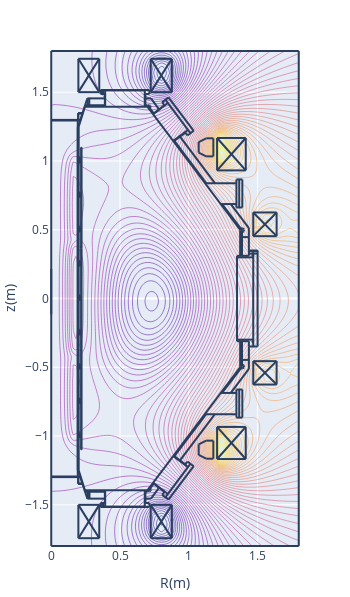

This figure's notebook cell:
### Code cell
# calculate plasma equilibrium
cond = sb.calc_equilibrium(condition, verbose=1)

### Figure 1 — Plotly figure (JSON) as saved in the notebook; plotly's stock layout.template omitted (floating-point values rounded to 4 significant figures; data arrays with more than 128 entries replaced by an {"elided": "..."} marker saying what was removed)
{"data": [{"contours": {"coloring": "lines"}, "dx": 0.02, "dy": 0.02, "ncontours": 100, "showscale": false, "type": "contour", "x0": 0, "y0": -1.8, "z": {"elided": "181x91 float values"}}], "layout": {"height": 597.3, "margin": {"autoexpand": false, "b": 50, "l": 50, "r": 50, "t": 50}, "shapes": [{"type": "line", "x0": 0.2652, "x1": 0.2652, "y0": -1.406, "y1": -1.455}, {"type": "line", "x0": 0.2766, "x1": 0.2766, "y0": -1.406, "y1": -1.455}, {"type": "line", "x0": 0.1927, "x1": 0.1927, "y0": -1.299, "y1": 1.299}, {"type": "line", "x0": 0.1927, "x1": 0.1927, "y0": -1.249, "y1": 1.249}, {"type": "line", "x0": 0.195, "x1": 0.195, "y0": -1.251, "y1": 1.249}, {"type": "line", "x0": 0.1995, "x1": 0.1995, "y0": -1.249, "y1": 1.249}, {"type": "line", "x0": 1.376, "x1": 0.7005, "y0": 0.4965, "y1": 1.394}, {"type": "line", "x0": 0.2199, "x1": 0.2199, "y0": 0.3695, "y1": 1.099}, {"type": "line", "x0": 0.2176, "x1": 0.2176, "y0": 0.3695, "y1": 1.099}, {"type": "line", "x0": 1.376, "x1": 0.7005, "y0": -0.4965, "y1": -1.394}, {"type": "line", "x0": 0.2176, "x1": 0.2176, "y0": -0.3695, "y1": -1.099}, {"type": "line", "x0": 0.2199, "x1": 0.2199, "y0": -0.3695, "y1": -1.099}, {"type": "line", "x0": 0.1995, "x1": 0.2448, "y0": -1.249, "y1": -1.394}, {"type": "line", "x0": 0.1972, "x1": 0.1972, "y0": -1.299, "y1": -1.344}, {"type": "line", "x0": 0.195, "x1": 0.195, "y0": -1.299, "y1": -1.349}, {"type": "line", "x0": 0.195, "x1": 0.229, "y0": -1.349, "y1": -1.349}, {"type": "line", "x0": 0.195, "x1": 0.2267, "y0": -1.344, "y1": -1.344}, {"type": "line", "x0": 0.1995, "x1": 0.1995, "y0": -0.9975, "y1": -0.9748}, {"type": "line", "x0": 0.2086, "x1": 0.2086, "y0": -1.009, "y1": -0.9907}, {"type": "line", "x0": 0.2086, "x1": 0.2086, "y0": -1.009, "y1": -0.9929}, {"type": "line", "x0": 0.2063, "x1": 0.2063, "y0": -1.011, "y1": -0.9748}, {"type": "line", "x0": 0, "x1": 0.2108, "y0": -1.294, "y1": -1.294}, {"type": "line", "x0": 0, "x1": 0.2131, "y0": -1.299, "y1": -1.299}, {"type": "line", "x0": 0.1995, "x1": 0.1995, "y0": -1.011, "y1": -1.002}, {"type": "line", "x0": 0.2063, "x1": 0.2086, "y0": -1.007, "y1": -1.007}, {"type": "line", "x0": 0.2086, "x1": 0.2086, "y0": -1.004, "y1": -1.004}, {"type": "line", "x0": 0.2086, "x1": 0.2176, "y0": -1.009, "y1": -1.009}, {"type": "line", "x0": 0.1995, "x1": 0.2063, "y0": -1.011, "y1": -1.011}, {"type": "line", "x0": 0.2199, "x1": 0.2176, "y0": -1.099, "y1": -1.099}, {"type": "line", "x0": 0.2063, "x1": 0.2086, "y0": -0.9929, "y1": -0.9929}, {"type": "line", "x0": 0.2086, "x1": 0.2086, "y0": -0.9975, "y1": -0.9975}, {"type": "line", "x0": 0.2086, "x1": 0.2176, "y0": -0.9929, "y1": -0.9929}, {"type": "line", "x0": 0.2086, "x1": 0.2176, "y0": -0.9907, "y1": -0.9907}, {"type": "line", "x0": 0.1995, "x1": 0.2063, "y0": -0.9748, "y1": -0.9748}, {"type": "line", "x0": 0.2086, "x1": 0.2176, "y0": -0.7594, "y1": -0.7594}, {"type": "line", "x0": 0.1995, "x1": 0.2063, "y0": -0.7617, "y1": -0.7617}, {"type": "line", "x0": 0.2086, "x1": 0.2086, "y0": -0.7594, "y1": -0.7413}, {"type": "line", "x0": 0.2086, "x1": 0.2086, "y0": -0.7594, "y1": -0.739}, {"type": "line", "x0": 0.1995, "x1": 0.1995, "y0": -0.7617, "y1": -0.7526}, {"type": "line", "x0": 0.2063, "x1": 0.2063, "y0": -0.7617, "y1": -0.7254}, {"type": "line", "x0": 0.1995, "x1": 0.2063, "y0": -0.7254, "y1": -0.7254}, {"type": "line", "x0": 0.2086, "x1": 0.2176, "y0": -0.739, "y1": -0.739}, {"type": "line", "x0": 0.2086, "x1": 0.2176, "y0": -0.7413, "y1": -0.7413}, {"type": "line", "x0": 0.2086, "x1": 0.2086, "y0": -0.7526, "y1": -0.7526}, {"type": "line", "x0": 0.2063, "x1": 0.2086, "y0": -0.7572, "y1": -0.7572}, {"type": "line", "x0": 0.2086, "x1": 0.2086, "y0": -0.7458, "y1": -0.7458}, {"type": "line", "x0": 0.2063, "x1": 0.2086, "y0": -0.7436, "y1": -0.7436}, {"type": "line", "x0": 0.1995, "x1": 0.1995, "y0": -0.7481, "y1": -0.7254}, {"type": "line", "x0": 0.3582, "x1": 0.7141, "y0": -1.517, "y1": -1.517}, {"type": "line", "x0": 0.3854, "x1": 0.6869, "y0": -1.514, "y1": -1.514}, {"type": "line", "x0": 0.3854, "x1": 0.6869, "y0": -1.514, "y1": -1.514}, {"type": "line", "x0": 0.2426, "x1": 0.7096, "y0": -1.394, "y1": -1.394}, {"type": "line", "x0": 0.3922, "x1": 0.3922, "y0": -1.514, "y1": -1.394}, {"type": "line", "x0": 0.3582, "x1": 0.3582, "y0": -1.517, "y1": -1.487}, {"type": "line", "x0": 0.3786, "x1": 0.3786, "y0": -1.517, "y1": -1.487}, {"type": "line", "x0": 0.3695, "x1": 0.3695, "y0": -1.517, "y1": -1.487}, {"type": "line", "x0": 0.3831, "x1": 0.3831, "y0": -1.517, "y1": -1.512}, {"type": "line", "x0": 0.3831, "x1": 0.3854, "y0": -1.512, "y1": -1.514}, {"type": "line", "x0": 0.3854, "x1": 0.3854, "y0": -1.514, "y1": -1.514}, {"type": "line", "x0": 0.3899, "x1": 0.263, "y0": -1.455, "y1": -1.455}, {"type": "line", "x0": 0.3582, "x1": 0.3899, "y0": -1.487, "y1": -1.487}, {"type": "line", "x0": 0.2471, "x1": 0.3899, "y0": -1.406, "y1": -1.406}, {"type": "line", "x0": 0.2766, "x1": 0.2766, "y0": -1.455, "y1": -1.406}, {"type": "line", "x0": 0.2652, "x1": 0.2652, "y0": -1.455, "y1": -1.406}, {"type": "line", "x0": 0.2584, "x1": 0.263, "y0": -1.444, "y1": -1.455}, {"type": "line", "x0": 0.2426, "x1": 0.2448, "y0": -1.394, "y1": -1.392}, {"type": "line", "x0": 0.3899, "x1": 0.3899, "y0": -1.487, "y1": -1.394}, {"type": "line", "x0": 0.6801, "x1": 0.6801, "y0": -1.514, "y1": -1.394}, {"type": "line", "x0": 0.7141, "x1": 0.7141, "y0": -1.517, "y1": -1.487}, {"type": "line", "x0": 0.6914, "x1": 0.6914, "y0": -1.517, "y1": -1.512}, {"type": "line", "x0": 0.6914, "x1": 0.6869, "y0": -1.512, "y1": -1.514}, {"type": "line", "x0": 0.6869, "x1": 0.6869, "y0": -1.514, "y1": -1.514}, {"type": "line", "x0": 0.6846, "x1": 0.6846, "y0": -1.487, "y1": -1.394}, {"type": "line", "x0": 0.6846, "x1": 0.7141, "y0": -1.487, "y1": -1.487}, {"type": "line", "x0": 0.7254, "x1": 0.6846, "y0": -1.455, "y1": -1.455}, {"type": "line", "x0": 0.7118, "x1": 0.705, "y0": -1.392, "y1": -1.387}, {"type": "line", "x0": 0.7055, "x1": 0.715, "y0": -1.4, "y1": -1.402}, {"type": "line", "x0": 0.715, "x1": 0.7223, "y0": -1.402, "y1": -1.397}, {"type": "line", "x0": 0.7223, "x1": 0.7248, "y0": -1.397, "y1": -1.389}, {"type": "line", "x0": 0.7248, "x1": 0.7198, "y0": -1.389, "y1": -1.381}, {"type": "line", "x0": 0.6846, "x1": 0.7005, "y0": -1.406, "y1": -1.406}, {"type": "line", "x0": 0.2199, "x1": 0.2199, "y0": -0.3627, "y1": 0.3627}, {"type": "line", "x0": 0.2176, "x1": 0.2176, "y0": -0.3627, "y1": 0.3627}, {"type": "line", "x0": 0.1995, "x1": 0.1995, "y0": -0.4965, "y1": -0.4761}, {"type": "line", "x0": 0.2063, "x1": 0.2063, "y0": -0.5123, "y1": -0.4761}, {"type": "line", "x0": 0.1995, "x1": 0.1995, "y0": -0.5123, "y1": -0.5033}, {"type": "line", "x0": 0.2086, "x1": 0.2086, "y0": -0.5101, "y1": -0.4897}, {"type": "line", "x0": 0.2086, "x1": 0.2086, "y0": -0.5101, "y1": -0.4919}, {"type": "line", "x0": 0.2086, "x1": 0.2176, "y0": -0.5101, "y1": -0.5101}, {"type": "line", "x0": 0.2063, "x1": 0.2086, "y0": -0.4942, "y1": -0.4942}, {"type": "line", "x0": 0.2086, "x1": 0.2086, "y0": -0.4965, "y1": -0.4965}, {"type": "line", "x0": 0.2063, "x1": 0.2086, "y0": -0.5055, "y1": -0.5055}, {"type": "line", "x0": 0.2086, "x1": 0.2086, "y0": -0.5033, "y1": -0.5033}, {"type": "line", "x0": 0.2086, "x1": 0.2176, "y0": -0.4919, "y1": -0.4919}, {"type": "line", "x0": 0.2086, "x1": 0.2176, "y0": -0.4897, "y1": -0.4897}, {"type": "line", "x0": 0.1995, "x1": 0.2063, "y0": -0.5123, "y1": -0.5123}, {"type": "line", "x0": 0.1995, "x1": 0.2063, "y0": -0.4761, "y1": -0.4761}, {"type": "line", "x0": 0.2154, "x1": 0.2176, "y0": -0.365, "y1": -0.3627}, {"type": "line", "x0": 0.2206, "x1": 0.2218, "y0": -0.3642, "y1": -0.3614}, {"type": "line", "x0": 0.2199, "x1": 0.2176, "y0": -0.3695, "y1": -0.3695}, {"type": "line", "x0": 0.2176, "x1": 0.2154, "y0": -0.3786, "y1": -0.3786}, {"type": "line", "x0": 0.2154, "x1": 0.2154, "y0": -0.3786, "y1": -0.3695}, {"type": "line", "x0": 0.2176, "x1": 0.2176, "y0": -0.3786, "y1": -0.3695}, {"type": "line", "x0": 0.2169, "x1": 0.2157, "y0": -0.365, "y1": -0.3678}, {"type": "line", "x0": 0.2183, "x1": 0.2177, "y0": -0.3664, "y1": -0.3678}, {"type": "line", "x0": 0.2176, "x1": 0.2199, "y0": -0.3673, "y1": -0.365}, {"type": "line", "x0": 0.2192, "x1": 0.2197, "y0": -0.3628, "y1": -0.3614}, {"type": "line", "x0": 0.1995, "x1": 0.1995, "y0": -0.263, "y1": -0.2516}, {"type": "line", "x0": 0.2063, "x1": 0.2063, "y0": -0.263, "y1": -0.2267}, {"type": "line", "x0": 0.2086, "x1": 0.2086, "y0": -0.2607, "y1": -0.2426}, {"type": "line", "x0": 0.2086, "x1": 0.2086, "y0": -0.2607, "y1": -0.2403}, {"type": "line", "x0": 0.2086, "x1": 0.2176, "y0": -0.2607, "y1": -0.2607}, {"type": "line", "x0": 0.2086, "x1": 0.2086, "y0": -0.2539, "y1": -0.2539}, {"type": "line", "x0": 0.2063, "x1": 0.2086, "y0": -0.2562, "y1": -0.2562}, {"type": "line", "x0": 0.1995, "x1": 0.2063, "y0": -0.263, "y1": -0.263}, {"type": "line", "x0": 0.1995, "x1": 0.1995, "y0": -0.2471, "y1": -0.2267}, {"type": "line", "x0": 0.2086, "x1": 0.2176, "y0": -0.2403, "y1": -0.2403}, {"type": "line", "x0": 0.2086, "x1": 0.2176, "y0": -0.2426, "y1": -0.2426}, {"type": "line", "x0": 0.2086, "x1": 0.2086, "y0": -0.2471, "y1": -0.2471}, {"type": "line", "x0": 0.2063, "x1": 0.2086, "y0": -0.2426, "y1": -0.2426}, {"type": "line", "x0": 0.1995, "x1": 0.2063, "y0": -0.2267, "y1": -0.2267}, {"type": "line", "x0": 0.1995, "x1": 0.2063, "y0": -0.01133, "y1": -0.01133}, {"type": "line", "x0": 0.1995, "x1": 0.2063, "y0": 0.02494, "y1": 0.02494}, {"type": "line", "x0": 0.1995, "x1": 0.1995, "y0": -0.01133, "y1": -0.002267}, {"type": "line", "x0": 0.1995, "x1": 0.1995, "y0": 0.002267, "y1": 0.02494}, {"type": "line", "x0": 0.2063, "x1": 0.2063, "y0": -0.01133, "y1": 0.02494}, {"type": "line", "x0": 0.2086, "x1": 0.2086, "y0": -0.009068, "y1": 0.006801}, {"type": "line", "x0": 0.2086, "x1": 0.2086, "y0": -0.009068, "y1": 0.009068}, {"type": "line", "x0": 0.2086, "x1": 0.2176, "y0": -0.009068, "y1": -0.009068}, {"type": "line", "x0": 0.2086, "x1": 0.2086, "y0": -0.004534, "y1": -0.004534}, {"type": "line", "x0": 0.2063, "x1": 0.2086, "y0": -0.006801, "y1": -0.006801}, {"type": "line", "x0": 0.2086, "x1": 0.2176, "y0": 0.009068, "y1": 0.009068}, {"type": "line", "x0": 0.2086, "x1": 0.2176, "y0": 0.006801, "y1": 0.006801}, {"type": "line", "x0": 0.2086, "x1": 0.2086, "y0": 0.002267, "y1": 0.002267}, {"type": "line", "x0": 0.2063, "x1": 0.2086, "y0": 0.006801, "y1": 0.006801}, {"type": "line", "x0": 0.2176, "x1": 0.2176, "y0": 0.3786, "y1": 0.3695}, {"type": "line", "x0": 0.2154, "x1": 0.2154, "y0": 0.3786, "y1": 0.3695}, {"type": "line", "x0": 0.1995, "x1": 0.1995, "y0": 0.2516, "y1": 0.2743}, {"type": "line", "x0": 0.2063, "x1": 0.2063, "y0": 0.238, "y1": 0.2743}, {"type": "line", "x0": 0.2086, "x1": 0.2086, "y0": 0.2403, "y1": 0.2607}, {"type": "line", "x0": 0.1995, "x1": 0.2063, "y0": 0.238, "y1": 0.238}, {"type": "line", "x0": 0.1995, "x1": 0.1995, "y0": 0.238, "y1": 0.2471}, {"type": "line", "x0": 0.2063, "x1": 0.2086, "y0": 0.2562, "y1": 0.2562}, {"type": "line", "x0": 0.2086, "x1": 0.2086, "y0": 0.2539, "y1": 0.2539}, {"type": "line", "x0": 0.2086, "x1": 0.2176, "y0": 0.2584, "y1": 0.2584}, {"type": "line", "x0": 0.2063, "x1": 0.2086, "y0": 0.2426, "y1": 0.2426}, {"type": "line", "x0": 0.2086, "x1": 0.2086, "y0": 0.2471, "y1": 0.2471}, {"type": "line", "x0": 0.2086, "x1": 0.2176, "y0": 0.2403, "y1": 0.2403}, {"type": "line", "x0": 0.2086, "x1": 0.2086, "y0": 0.2403, "y1": 0.2584}, {"type": "line", "x0": 0.2086, "x1": 0.2176, "y0": 0.2607, "y1": 0.2607}, {"type": "line", "x0": 0.1995, "x1": 0.2063, "y0": 0.2743, "y1": 0.2743}, {"type": "line", "x0": 0.2177, "x1": 0.2183, "y0": 0.3696, "y1": 0.3682}, {"type": "line", "x0": 0.2157, "x1": 0.2169, "y0": 0.3696, "y1": 0.3668}, {"type": "line", "x0": 0.2176, "x1": 0.2199, "y0": 0.3673, "y1": 0.365}, {"type": "line", "x0": 0.2218, "x1": 0.2206, "y0": 0.3632, "y1": 0.366}, {"type": "line", "x0": 0.2154, "x1": 0.2176, "y0": 0.365, "y1": 0.3627}, {"type": "line", "x0": 0.2197, "x1": 0.2192, "y0": 0.3632, "y1": 0.3646}, {"type": "line", "x0": 0.2199, "x1": 0.2176, "y0": 0.3695, "y1": 0.3695}, {"type": "line", "x0": 0.2176, "x1": 0.2154, "y0": 0.3786, "y1": 0.3786}, {"type": "line", "x0": 0.1995, "x1": 0.1995, "y0": 0.5033, "y1": 0.5237}, {"type": "line", "x0": 0.1995, "x1": 0.1995, "y0": 0.4874, "y1": 0.4965}, {"type": "line", "x0": 0.2063, "x1": 0.2063, "y0": 0.4874, "y1": 0.5237}, {"type": "line", "x0": 0.2086, "x1": 0.2086, "y0": 0.4897, "y1": 0.5078}, {"type": "line", "x0": 0.2086, "x1": 0.2086, "y0": 0.4897, "y1": 0.5101}, {"type": "line", "x0": 0.2086, "x1": 0.2176, "y0": 0.4897, "y1": 0.4897}, {"type": "line", "x0": 0.2086, "x1": 0.2086, "y0": 0.4965, "y1": 0.4965}, {"type": "line", "x0": 0.2063, "x1": 0.2086, "y0": 0.4942, "y1": 0.4942}, {"type": "line", "x0": 0.2086, "x1": 0.2176, "y0": 0.5101, "y1": 0.5101}, {"type": "line", "x0": 0.2086, "x1": 0.2176, "y0": 0.5078, "y1": 0.5078}, {"type": "line", "x0": 0.2086, "x1": 0.2086, "y0": 0.5033, "y1": 0.5033}, {"type": "line", "x0": 0.2063, "x1": 0.2086, "y0": 0.5055, "y1": 0.5055}, {"type": "line", "x0": 0.1995, "x1": 0.2063, "y0": 0.4874, "y1": 0.4874}, {"type": "line", "x0": 0.1995, "x1": 0.2063, "y0": 0.5237, "y1": 0.5237}, {"type": "line", "x0": 1.501, "x1": 1.501, "y0": 0.3491, "y1": -0.3491}, {"type": "line", "x0": 1.351, "x1": 1.351, "y0": 0.3106, "y1": -0.3106}, {"type": "line", "x0": 1.469, "x1": 1.469, "y0": 0.3491, "y1": -0.3491}, {"type": "line", "x0": 1.387, "x1": 1.387, "y0": -0.3106, "y1": -0.4965}, {"type": "line", "x0": 1.374, "x1": 1.374, "y0": -0.3106, "y1": -0.4965}, {"type": "line", "x0": 1.462, "x1": 1.462, "y0": -0.3196, "y1": -0.3106}, {"type": "line", "x0": 1.437, "x1": 1.437, "y0": -0.3106, "y1": -0.3491}, {"type": "line", "x0": 1.437, "x1": 1.501, "y0": -0.3491, "y1": -0.3491}, {"type": "line", "x0": 1.437, "x1": 1.437, "y0": -0.3491, "y1": -0.5123}, {"type": "line", "x0": 1.379, "x1": 1.392, "y0": -0.5069, "y1": -0.5093}, {"type": "line", "x0": 1.392, "x1": 1.402, "y0": -0.5093, "y1": -0.4997}, {"type": "line", "x0": 1.402, "x1": 1.4, "y0": -0.4997, "y1": -0.4862}, {"type": "line", "x0": 1.4, "x1": 1.388, "y0": -0.4862, "y1": -0.48}, {"type": "line", "x0": 1.374, "x1": 1.374, "y0": -0.4965, "y1": -0.4987}, {"type": "line", "x0": 1.383, "x1": 1.378, "y0": -0.501, "y1": -0.4965}, {"type": "line", "x0": 1.387, "x1": 1.437, "y0": -0.4466, "y1": -0.4466}, {"type": "line", "x0": 1.462, "x1": 1.469, "y0": -0.3196, "y1": -0.3196}, {"type": "line", "x0": 1.351, "x1": 1.469, "y0": -0.2992, "y1": -0.2992}, {"type": "line", "x0": 1.351, "x1": 1.437, "y0": -0.3106, "y1": -0.3106}, {"type": "line", "x0": 1.462, "x1": 1.469, "y0": -0.3106, "y1": -0.3106}, {"type": "line", "x0": 1.437, "x1": 1.437, "y0": 0.5123, "y1": 0.3514}, {"type": "line", "x0": 1.387, "x1": 1.387, "y0": 0.4965, "y1": 0.3106}, {"type": "line", "x0": 1.374, "x1": 1.374, "y0": 0.4965, "y1": 0.3106}, {"type": "line", "x0": 1.437, "x1": 1.501, "y0": 0.3491, "y1": 0.3491}, {"type": "line", "x0": 1.501, "x1": 1.437, "y0": 0.3264, "y1": 0.3264}, {"type": "line", "x0": 1.501, "x1": 1.437, "y0": 0.3446, "y1": 0.3446}, {"type": "line", "x0": 1.351, "x1": 1.469, "y0": 0.2992, "y1": 0.2992}, {"type": "line", "x0": 1.351, "x1": 1.437, "y0": 0.3106, "y1": 0.3106}, {"type": "line", "x0": 1.462, "x1": 1.462, "y0": 0.3196, "y1": 0.3106}, {"type": "line", "x0": 1.437, "x1": 1.437, "y0": 0.3514, "y1": 0.3106}, {"type": "line", "x0": 1.462, "x1": 1.469, "y0": 0.3106, "y1": 0.3106}, {"type": "line", "x0": 1.462, "x1": 1.469, "y0": 0.3196, "y1": 0.3196}, {"type": "line", "x0": 1.388, "x1": 1.4, "y0": 0.4818, "y1": 0.488}, {"type": "line", "x0": 1.4, "x1": 1.402, "y0": 0.488, "y1": 0.5015}, {"type": "line", "x0": 1.402, "x1": 1.392, "y0": 0.5015, "y1": 0.5111}, {"type": "line", "x0": 1.392, "x1": 1.379, "y0": 0.5111, "y1": 0.5088}, {"type": "line", "x0": 1.387, "x1": 1.437, "y0": 0.4466, "y1": 0.4466}, {"type": "line", "x0": 1.374, "x1": 1.374, "y0": 0.4965, "y1": 0.4987}, {"type": "line", "x0": 1.383, "x1": 1.378, "y0": 0.501, "y1": 0.4965}, {"type": "line", "x0": 0.1995, "x1": 0.2448, "y0": 1.249, "y1": 1.394}, {"type": "line", "x0": 0.1995, "x1": 0.1995, "y0": 0.7526, "y1": 0.773}, {"type": "line", "x0": 0.2063, "x1": 0.2063, "y0": 0.7368, "y1": 0.773}, {"type": "line", "x0": 0.1995, "x1": 0.1995, "y0": 0.7368, "y1": 0.7481}, {"type": "line", "x0": 0.2063, "x1": 0.2086, "y0": 0.7572, "y1": 0.7572}, {"type": "line", "x0": 0.2086, "x1": 0.2086, "y0": 0.7526, "y1": 0.7526}, {"type": "line", "x0": 0.2063, "x1": 0.2086, "y0": 0.7436, "y1": 0.7436}, {"type": "line", "x0": 0.2086, "x1": 0.2086, "y0": 0.7458, "y1": 0.7458}, {"type": "line", "x0": 0.2086, "x1": 0.2086, "y0": 0.739, "y1": 0.7594}, {"type": "line", "x0": 0.2086, "x1": 0.2086, "y0": 0.739, "y1": 0.7572}, {"type": "line", "x0": 0.2086, "x1": 0.2176, "y0": 0.739, "y1": 0.739}, {"type": "line", "x0": 0.2086, "x1": 0.2176, "y0": 0.7572, "y1": 0.7572}, {"type": "line", "x0": 0.2086, "x1": 0.2176, "y0": 0.7594, "y1": 0.7594}, {"type": "line", "x0": 0.1995, "x1": 0.2063, "y0": 0.7368, "y1": 0.7368}, {"type": "line", "x0": 0.1995, "x1": 0.2063, "y0": 0.773, "y1": 0.773}, {"type": "line", "x0": 0.2086, "x1": 0.2086, "y0": 0.9907, "y1": 1.009}, {"type": "line", "x0": 0.2086, "x1": 0.2086, "y0": 0.9907, "y1": 1.007}, {"type": "line", "x0": 0.2086, "x1": 0.2176, "y0": 0.9907, "y1": 0.9907}, {"type": "line", "x0": 0.2086, "x1": 0.2176, "y0": 1.007, "y1": 1.007}, {"type": "line", "x0": 0.2086, "x1": 0.2176, "y0": 1.009, "y1": 1.009}, {"type": "line", "x0": 0.2063, "x1": 0.2063, "y0": 0.9884, "y1": 1.025}, {"type": "line", "x0": 0.2086, "x1": 0.2086, "y0": 1.009, "y1": 1.025}, {"type": "line", "x0": 0.1995, "x1": 0.1995, "y0": 1.002, "y1": 1.025}, {"type": "line", "x0": 0.1995, "x1": 0.1995, "y0": 1.002, "y1": 1.025}, {"type": "line", "x0": 0.1995, "x1": 0.1995, "y0": 0.9884, "y1": 0.9975}, {"type": "line", "x0": 0.2086, "x1": 0.2086, "y0": 1.009, "y1": 1.025}, {"type": "line", "x0": 0.2063, "x1": 0.2063, "y0": 0.9884, "y1": 1.025}, {"type": "line", "x0": 0.2086, "x1": 0.2176, "y0": 1.009, "y1": 1.009}, {"type": "line", "x0": 0.2086, "x1": 0.2176, "y0": 1.007, "y1": 1.007}, {"type": "line", "x0": 0.2086, "x1": 0.2176, "y0": 0.9907, "y1": 0.9907}, {"type": "line", "x0": 0.2086, "x1": 0.2086, "y0": 0.9907, "y1": 1.007}, {"type": "line", "x0": 0.2086, "x1": 0.2086, "y0": 0.9907, "y1": 1.009}, {"type": "line", "x0": 0.2086, "x1": 0.2086, "y0": 0.9952, "y1": 0.9952}, {"type": "line", "x0": 0.2086, "x1": 0.2086, "y0": 0.9884, "y1": 0.9907}, {"type": "line", "x0": 0.2063, "x1": 0.2086, "y0": 0.9929, "y1": 0.9929}, {"type": "line", "x0": 0.2086, "x1": 0.2086, "y0": 1.002, "y1": 1.002}, {"type": "line", "x0": 0.2063, "x1": 0.2086, "y0": 1.007, "y1": 1.007}, {"type": "line", "x0": 0.1995, "x1": 0.2086, "y0": 0.9884, "y1": 0.9884}, {"type": "line", "x0": 0.1995, "x1": 0.2086, "y0": 1.025, "y1": 1.025}, {"type": "line", "x0": 0.1995, "x1": 0.2086, "y0": 1.025, "y1": 1.025}, {"type": "line", "x0": 0.2063, "x1": 0.2086, "y0": 1.007, "y1": 1.007}, {"type": "line", "x0": 0.2086, "x1": 0.2086, "y0": 1.002, "y1": 1.002}, {"type": "line", "x0": 0.2063, "x1": 0.2086, "y0": 0.9929, "y1": 0.9929}, {"type": "line", "x0": 0.2086, "x1": 0.2086, "y0": 0.9884, "y1": 0.9907}, {"type": "line", "x0": 0.2086, "x1": 0.2086, "y0": 0.9952, "y1": 0.9952}, {"type": "line", "x0": 0.1995, "x1": 0.1995, "y0": 0.9884, "y1": 0.9975}, {"type": "line", "x0": 0.1995, "x1": 0.2086, "y0": 0.9884, "y1": 0.9884}, {"type": "line", "x0": 0.2199, "x1": 0.2176, "y0": 1.099, "y1": 1.099}, {"type": "line", "x0": 0, "x1": 0.2131, "y0": 1.299, "y1": 1.299}, {"type": "line", "x0": 0, "x1": 0.2108, "y0": 1.294, "y1": 1.294}, {"type": "line", "x0": 0.195, "x1": 0.2267, "y0": 1.344, "y1": 1.344}, {"type": "line", "x0": 0.195, "x1": 0.229, "y0": 1.349, "y1": 1.349}, {"type": "line", "x0": 0.195, "x1": 0.195, "y0": 1.299, "y1": 1.349}, {"type": "line", "x0": 0.1972, "x1": 0.1972, "y0": 1.299, "y1": 1.344}, {"type": "line", "x0": 0.2426, "x1": 0.2448, "y0": 1.394, "y1": 1.392}, {"type": "line", "x0": 0.7096, "x1": 0.7028, "y0": 1.394, "y1": 1.39}, {"type": "line", "x0": 0.718, "x1": 0.723, "y0": 1.385, "y1": 1.393}, {"type": "line", "x0": 0.723, "x1": 0.7205, "y0": 1.393, "y1": 1.402}, {"type": "line", "x0": 0.7205, "x1": 0.7132, "y0": 1.402, "y1": 1.407}, {"type": "line", "x0": 0.7132, "x1": 0.7037, "y0": 1.407, "y1": 1.404}, {"type": "line", "x0": 0.2426, "x1": 0.7096, "y0": 1.394, "y1": 1.394}, {"type": "line", "x0": 0.3854, "x1": 0.6869, "y0": 1.514, "y1": 1.514}, {"type": "line", "x0": 0.3854, "x1": 0.6869, "y0": 1.514, "y1": 1.514}, {"type": "line", "x0": 0.3582, "x1": 0.7141, "y0": 1.517, "y1": 1.517}, {"type": "line", "x0": 0.3899, "x1": 0.263, "y0": 1.455, "y1": 1.455}, {"type": "line", "x0": 0.2471, "x1": 0.3899, "y0": 1.406, "y1": 1.406}, {"type": "line", "x0": 0.3582, "x1": 0.3899, "y0": 1.487, "y1": 1.487}, {"type": "line", "x0": 0.2584, "x1": 0.263, "y0": 1.444, "y1": 1.455}, {"type": "line", "x0": 0.2652, "x1": 0.2652, "y0": 1.455, "y1": 1.406}, {"type": "line", "x0": 0.2766, "x1": 0.2766, "y0": 1.455, "y1": 1.406}, {"type": "line", "x0": 0.3582, "x1": 0.3582, "y0": 1.517, "y1": 1.487}, {"type": "line", "x0": 0.3899, "x1": 0.3899, "y0": 1.487, "y1": 1.394}, {"type": "line", "x0": 0.3922, "x1": 0.3922, "y0": 1.514, "y1": 1.394}, {"type": "line", "x0": 0.3854, "x1": 0.3854, "y0": 1.514, "y1": 1.514}, {"type": "line", "x0": 0.3831, "x1": 0.3854, "y0": 1.512, "y1": 1.514}, {"type": "line", "x0": 0.3831, "x1": 0.3831, "y0": 1.517, "y1": 1.512}, {"type": "line", "x0": 0.3695, "x1": 0.3695, "y0": 1.517, "y1": 1.487}, {"type": "line", "x0": 0.3786, "x1": 0.3786, "y0": 1.517, "y1": 1.487}, {"type": "line", "x0": 0.6846, "x1": 0.6846, "y0": 1.487, "y1": 1.394}, {"type": "line", "x0": 0.6801, "x1": 0.6801, "y0": 1.514, "y1": 1.394}, {"type": "line", "x0": 0.6846, "x1": 0.7005, "y0": 1.406, "y1": 1.406}, {"type": "line", "x0": 0.6846, "x1": 0.7141, "y0": 1.487, "y1": 1.487}, {"type": "line", "x0": 0.6869, "x1": 0.6869, "y0": 1.514, "y1": 1.514}, {"type": "line", "x0": 0.6914, "x1": 0.6869, "y0": 1.512, "y1": 1.514}, {"type": "line", "x0": 0.6914, "x1": 0.6914, "y0": 1.517, "y1": 1.512}, {"type": "line", "x0": 0.7141, "x1": 0.7141, "y0": 1.517, "y1": 1.487}, {"type": "line", "x0": 0.7254, "x1": 0.6846, "y0": 1.455, "y1": 1.455}, {"type": "line", "x0": 0.7844, "x1": 0.7254, "y0": 1.376, "y1": 1.455}, {"type": "line", "x0": 0.7458, "x1": 0.7005, "y0": 1.347, "y1": 1.406}, {"type": "line", "x0": 0, "x1": 0, "y0": 0.2154, "y1": -0.1156}, {"type": "line", "x0": 0.7844, "x1": 0.7254, "y0": -1.376, "y1": -1.455}, {"type": "line", "x0": 0.7458, "x1": 0.7005, "y0": -1.347, "y1": -1.406}, {"type": "line", "x0": 1.437, "x1": 1.306, "y0": 0.5123, "y1": 0.6869}, {"type": "line", "x0": 1.387, "x1": 1.242, "y0": 0.4965, "y1": 0.6869}, {"type": "line", "x0": 1.347, "x1": 1.118, "y0": 0.8388, "y1": 0.8388}, {"type": "line", "x0": 1.347, "x1": 1.347, "y0": 0.866, "y1": 0.662}, {"type": "line", "x0": 1.367, "x1": 1.367, "y0": 0.866, "y1": 0.662}, {"type": "line", "x0": 1.39, "x1": 1.39, "y0": 0.866, "y1": 0.662}, {"type": "line", "x0": 1.39, "x1": 1.347, "y0": 0.866, "y1": 0.866}, {"type": "line", "x0": 1.39, "x1": 1.347, "y0": 0.662, "y1": 0.662}, {"type": "line", "x0": 1.347, "x1": 1.233, "y0": 0.6869, "y1": 0.6869}, {"type": "line", "x0": 1.347, "x1": 1.118, "y0": -0.8411, "y1": -0.8411}, {"type": "line", "x0": 1.347, "x1": 1.347, "y0": -0.866, "y1": -0.662}, {"type": "line", "x0": 1.367, "x1": 1.367, "y0": -0.866, "y1": -0.662}, {"type": "line", "x0": 1.39, "x1": 1.39, "y0": -0.866, "y1": -0.662}, {"type": "line", "x0": 1.39, "x1": 1.347, "y0": -0.866, "y1": -0.866}, {"type": "line", "x0": 1.39, "x1": 1.347, "y0": -0.662, "y1": -0.662}, {"type": "line", "x0": 1.347, "x1": 1.233, "y0": -0.6869, "y1": -0.6869}, {"type": "line", "x0": 1.437, "x1": 1.306, "y0": -0.5123, "y1": -0.6869}, {"type": "line", "x0": 1.387, "x1": 1.242, "y0": -0.4965, "y1": -0.6869}, {"type": "line", "x0": 0.195, "x1": 0.2584, "y0": -1.251, "y1": -1.444}, {"type": "line", "x0": 0.195, "x1": 0.2584, "y0": 1.249, "y1": 1.444}, {"type": "line", "x0": 0.8524, "x1": 0.8071, "y0": 1.462, "y1": 1.428}, {"type": "line", "x0": 0.8071, "x1": 0.8229, "y0": 1.428, "y1": 1.406}, {"type": "line", "x0": 0.8229, "x1": 0.739, "y0": 1.406, "y1": 1.342}, {"type": "line", "x0": 0.8479, "x1": 0.7413, "y0": 1.421, "y1": 1.34}, {"type": "line", "x0": 0.8524, "x1": 1.036, "y0": 1.462, "y1": 1.22}, {"type": "line", "x0": 0.8297, "x1": 1.013, "y0": 1.446, "y1": 1.202}, {"type": "line", "x0": 0.9952, "x1": 0.8864, "y0": 1.226, "y1": 1.145}, {"type": "line", "x0": 1.036, "x1": 0.9907, "y0": 1.22, "y1": 1.186}, {"type": "line", "x0": 0.9748, "x1": 0.9907, "y0": 1.206, "y1": 1.186}, {"type": "line", "x0": 0.9748, "x1": 0.8887, "y0": 1.206, "y1": 1.143}, {"type": "line", "x0": 1.19, "x1": 0.9363, "y0": 0.8388, "y1": 1.177}, {"type": "line", "x0": 1.127, "x1": 0.8955, "y0": 0.8388, "y1": 1.147}, {"type": "line", "x0": 0.8524, "x1": 0.8071, "y0": -1.462, "y1": -1.428}, {"type": "line", "x0": 0.8071, "x1": 0.8229, "y0": -1.428, "y1": -1.406}, {"type": "line", "x0": 0.8229, "x1": 0.739, "y0": -1.406, "y1": -1.342}, {"type": "line", "x0": 0.8479, "x1": 0.7413, "y0": -1.421, "y1": -1.34}, {"type": "line", "x0": 0.8524, "x1": 1.036, "y0": -1.462, "y1": -1.22}, {"type": "line", "x0": 0.8297, "x1": 1.013, "y0": -1.446, "y1": -1.202}, {"type": "line", "x0": 0.9952, "x1": 0.8864, "y0": -1.226, "y1": -1.145}, {"type": "line", "x0": 1.036, "x1": 0.9907, "y0": -1.22, "y1": -1.186}, {"type": "line", "x0": 0.9748, "x1": 0.9907, "y0": -1.206, "y1": -1.186}, {"type": "line", "x0": 0.9748, "x1": 0.8887, "y0": -1.206, "y1": -1.143}, {"type": "line", "x0": 1.19, "x1": 0.9363, "y0": -0.8411, "y1": -1.177}, {"type": "line", "x0": 1.127, "x1": 0.8955, "y0": -0.8411, "y1": -1.147}, {"type": "line", "x0": 0.1972, "x1": 0.1972, "y0": -1.501, "y1": -1.743}, {"type": "line", "x0": 0.1972, "x1": 0.3491, "y0": -1.743, "y1": -1.743}, {"type": "line", "x0": 0.3491, "x1": 0.3491, "y0": -1.743, "y1": -1.501}, {"type": "line", "x0": 0.3491, "x1": 0.1972, "y0": -1.501, "y1": -1.501}, {"type": "line", "x0": 0.1972, "x1": 0.1972, "y0": 1.743, "y1": 1.501}, {"type": "line", "x0": 0.1972, "x1": 0.3491, "y0": 1.501, "y1": 1.501}, {"type": "line", "x0": 0.3491, "x1": 0.3491, "y0": 1.501, "y1": 1.743}, {"type": "line", "x0": 0.3491, "x1": 0.1972, "y0": 1.743, "y1": 1.743}, {"type": "line", "x0": 0.7232, "x1": 0.7232, "y0": 1.743, "y1": 1.501}, {"type": "line", "x0": 0.7232, "x1": 0.8773, "y0": 1.501, "y1": 1.501}, {"type": "line", "x0": 0.8773, "x1": 0.8773, "y0": 1.501, "y1": 1.743}, {"type": "line", "x0": 0.8773, "x1": 0.7232, "y0": 1.743, "y1": 1.743}, {"type": "line", "x0": 0.7232, "x1": 0.7232, "y0": -1.501, "y1": -1.743}, {"type": "line", "x0": 0.7232, "x1": 0.8773, "y0": -1.743, "y1": -1.743}, {"type": "line", "x0": 0.8773, "x1": 0.8773, "y0": -1.743, "y1": -1.501}, {"type": "line", "x0": 0.8773, "x1": 0.7232, "y0": -1.501, "y1": -1.501}, {"type": "line", "x0": 1.206, "x1": 1.206, "y0": -0.934, "y1": -1.168}, {"type": "line", "x0": 1.206, "x1": 1.415, "y0": -1.168, "y1": -1.168}, {"type": "line", "x0": 1.415, "x1": 1.415, "y0": -1.168, "y1": -0.934}, {"type": "line", "x0": 1.415, "x1": 1.206, "y0": -0.934, "y1": -0.934}, {"type": "line", "x0": 1.206, "x1": 1.206, "y0": 1.168, "y1": 0.9317}, {"type": "line", "x0": 1.206, "x1": 1.415, "y0": 0.9317, "y1": 0.9317}, {"type": "line", "x0": 1.415, "x1": 1.415, "y0": 0.9317, "y1": 1.168}, {"type": "line", "x0": 1.415, "x1": 1.206, "y0": 1.168, "y1": 1.168}, {"type": "line", "x0": 1.469, "x1": 1.469, "y0": 0.6257, "y1": 0.4534}, {"type": "line", "x0": 1.469, "x1": 1.639, "y0": 0.4534, "y1": 0.4534}, {"type": "line", "x0": 1.639, "x1": 1.639, "y0": 0.4534, "y1": 0.6257}, {"type": "line", "x0": 1.639, "x1": 1.469, "y0": 0.6257, "y1": 0.6257}, {"type": "line", "x0": 1.469, "x1": 1.469, "y0": -0.4557, "y1": -0.6257}, {"type": "line", "x0": 1.469, "x1": 1.639, "y0": -0.6257, "y1": -0.6257}, {"type": "line", "x0": 1.639, "x1": 1.639, "y0": -0.6257, "y1": -0.4557}, {"type": "line", "x0": 1.639, "x1": 1.469, "y0": -0.4557, "y1": -0.4557}, {"type": "line", "x0": 1.072, "x1": 1.127, "y0": 1.138, "y1": 1.165}, {"type": "line", "x0": 1.127, "x1": 1.179, "y0": 1.165, "y1": 1.165}, {"type": "line", "x0": 1.179, "x1": 1.179, "y0": 1.165, "y1": 1.034}, {"type": "line", "x0": 1.179, "x1": 1.127, "y0": 1.034, "y1": 1.034}, {"type": "line", "x0": 1.127, "x1": 1.072, "y0": 1.034, "y1": 1.061}, {"type": "line", "x0": 1.072, "x1": 1.072, "y0": 1.061, "y1": 1.138}, {"type": "line", "x0": 1.072, "x1": 1.072, "y0": -1.138, "y1": -1.061}, {"type": "line", "x0": 1.072, "x1": 1.127, "y0": -1.061, "y1": -1.034}, {"type": "line", "x0": 1.127, "x1": 1.179, "y0": -1.034, "y1": -1.034}, {"type": "line", "x0": 1.179, "x1": 1.179, "y0": -1.034, "y1": -1.165}, {"type": "line", "x0": 1.179, "x1": 1.127, "y0": -1.165, "y1": -1.165}, {"type": "line", "x0": 1.127, "x1": 1.072, "y0": -1.165, "y1": -1.138}, {"type": "line", "x0": 1.469, "x1": 1.639, "y0": 0.6257, "y1": 0.4534}, {"type": "line", "x0": 1.469, "x1": 1.639, "y0": 0.4534, "y1": 0.6257}, {"type": "line", "x0": 1.206, "x1": 1.415, "y0": 1.168, "y1": 0.9317}, {"type": "line", "x0": 1.206, "x1": 1.415, "y0": 0.9317, "y1": 1.168}, {"type": "line", "x0": 1.469, "x1": 1.639, "y0": -0.6257, "y1": -0.4557}, {"type": "line", "x0": 1.469, "x1": 1.639, "y0": -0.4557, "y1": -0.6257}, {"type": "line", "x0": 1.415, "x1": 1.206, "y0": -0.934, "y1": -1.168}, {"type": "line", "x0": 1.206, "x1": 1.415, "y0": -0.934, "y1": -1.168}, {"type": "line", "x0": 0.1972, "x1": 0.3491, "y0": -1.501, "y1": -1.743}, {"type": "line", "x0": 0.1972, "x1": 0.3491, "y0": -1.743, "y1": -1.501}, {"type": "line", "x0": 0.7232, "x1": 0.8773, "y0": -1.501, "y1": -1.743}, {"type": "line", "x0": 0.7232, "x1": 0.8773, "y0": -1.743, "y1": -1.501}, {"type": "line", "x0": 0.1972, "x1": 0.3491, "y0": 1.501, "y1": 1.743}, {"type": "line", "x0": 0.1972, "x1": 0.3491, "y0": 1.743, "y1": 1.501}, {"type": "line", "x0": 0.7232, "x1": 0.8773, "y0": 1.743, "y1": 1.501}, {"type": "line", "x0": 0.7232, "x1": 0.8773, "y0": 1.501, "y1": 1.743}, {"type": "line", "x0": 0, "x1": 1.8, "y0": 1.8, "y1": 1.8}, {"type": "line", "x0": 0, "x1": 1.8, "y0": -1.8, "y1": -1.8}, {"type": "line", "x0": 1.8, "x1": 1.8, "y0": -1.8, "y1": 1.8}, {"type": "line", "x0": 0, "x1": 0, "y0": 1.8, "y1": -1.8}], "width": 350, "xaxis": {"title": {"text": "R(m)"}}, "yaxis": {"scaleanchor": "x", "title": {"text": "z(m)"}}}}
